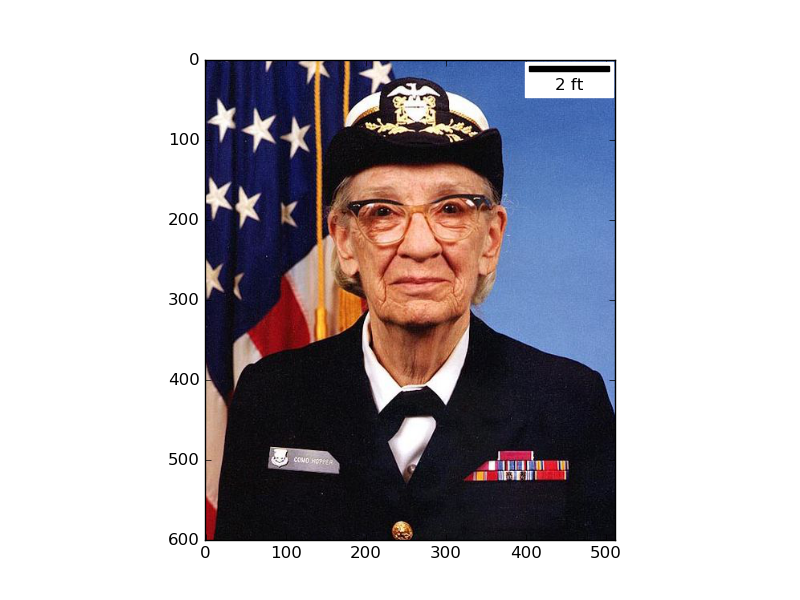

This chart was generated by the following Python code:
import matplotlib.pyplot as plt
import matplotlib.cbook as cbook
from matplotlib_scalebar.scalebar import ScaleBar, IMPERIAL_LENGTH
plt.figure()
image = plt.imread(cbook.get_sample_data('grace_hopper.png'))
plt.imshow(image)
scalebar = ScaleBar(0.02, 'ft', IMPERIAL_LENGTH) # 1 pixel = 0.2 feet
plt.gca().add_artist(scalebar)
plt.savefig('example2.png')